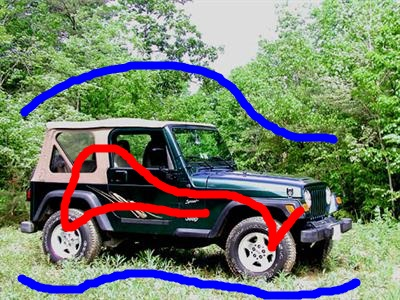
//> input picture Image_segmentation/images/truck_mask.bmp, 400 x 300 px, given in place of truck.jpg, which was not available
$ ./main   (built with g++ and OpenCV 4)
//> lines starting //> are read from the running program, lines starting //| are printed output that depends on the picture; after the words box and inside, x2 and y2 are one past the last pixel; in counts of white or black regions, pixels touching at a corner belong together; pictures that were not available may be replaced by others from this repository, and a replacement may not be noted
### Image_segmentation/main.h
#include <opencv2/core/core.hpp>
#include <opencv2/highgui/highgui.hpp>
#include <opencv2/imgproc/imgproc.hpp>

using namespace cv;
using namespace std;

#define ErrRange 10

Rect find_region(Mat input);
void graph_cut(Mat input, Rect point);
void graph_cut_mask(Mat input, Mat maskImg);

### Image_segmentation/graph_cut_mask.cpp
#include "main.h"

void graph_cut_mask(Mat input, Mat maskImg) {
	int x, y;
	int height, width;

	height = input.rows;
	width = input.cols;

	Rect rect_range(0, 0, width - 1, height - 1);
	Mat mask = Mat::ones(height, width, CV_8UC1) * GC_PR_BGD;

	Mat final_result = Mat::zeros(height, width, CV_8UC3);
	Mat mask_result = Mat::zeros(height, width, CV_8UC1);
	Mat bg, fg;

	for (y = 0; y < height; y++) {
		for (x = 0; x < width; x++) {
			if (maskImg.at<Vec3b>(y, x)[0] >= 255 - ErrRange && maskImg.at<Vec3b>(y, x)[1] <= ErrRange && maskImg.at<Vec3b>(y, x)[2] <= ErrRange)
			{
				mask.at<uchar>(y, x) = GC_BGD;
				//printf("bg(%d, %d)\t\t", x, y);
			}
			else if (maskImg.at<Vec3b>(y, x)[0] <= ErrRange && maskImg.at<Vec3b>(y, x)[1] <= ErrRange && maskImg.at<Vec3b>(y, x)[2] >= 255 - ErrRange)
			{
				mask.at<uchar>(y, x) = GC_FGD;
				//printf("fg(%d, %d)\t\t", x, y);
			}
		}
	}

	final_result = input.clone();

	grabCut(input, mask, rect_range, bg, fg, 8, GC_INIT_WITH_MASK);

	for (y = 0; y < height; y++) {
		for (x = 0; x < width; x++) {
			if (mask.at<uchar>(y, x) == GC_FGD || mask.at<uchar>(y, x) == GC_PR_FGD) {
				mask_result.at<uchar>(y, x) = 255;
			}
			else {
				final_result.at<Vec3b>(y, x)[0] = 0;
				final_result.at<Vec3b>(y, x)[1] = 0;
				final_result.at<Vec3b>(y, x)[2] = 0;
			}
		}
	}
	imshow("input", input);
	imshow("mask image", maskImg);
	imshow("mask result", mask_result);
	imshow("final result", final_result);
	waitKey(0);
	destroyAllWindows();

	imwrite("./images/result.bmp", final_result);
}

### Image_segmentation/graph_cut.cpp
#include "main.h"

void graph_cut(Mat input, Rect point) {
	Mat result;
	Mat bg, fg;

	grabCut(input, result, point, bg, fg, 8, GC_INIT_WITH_RECT);
	compare(result, GC_PR_FGD, result, CMP_EQ);

	Mat foreground(input.size(), CV_8UC3, Scalar(255, 255, 255));
	input.copyTo(foreground, result);

	imshow("Foreground", foreground);
	waitKey(0);
}

### Image_segmentation/Find_region.cpp
#include "main.h"

Rect find_region(Mat input) {
	Mat image_rect;
	input.copyTo(image_rect);

	Rect point(10, 100, 380, 180);
	//Rect point(90, 80, 250, 160);
	//Rect point(1, 1, input.cols-1, input.rows-1);	// 전체 이미지
	rectangle(image_rect, point, Scalar(0, 0, 255), 2, 8, 0);

	imshow("image_rect", image_rect);
	waitKey(0);
	destroyAllWindows();

	return point;
}

### Image_segmentation/main.cpp
#include "main.h"

void main() {
	Mat image = imread("../../../media/truck.jpg");
//> image is the input picture: 300 rows x 400 cols, CV_8UC3; mean B, G, R 106.4, 126.8, 115.5

	// find region of rectangle
	Rect point = find_region(image);
//> in find_region, `rectangle(image_rect, point, Scalar(0, 0, 255), 2, 8, 0);`:
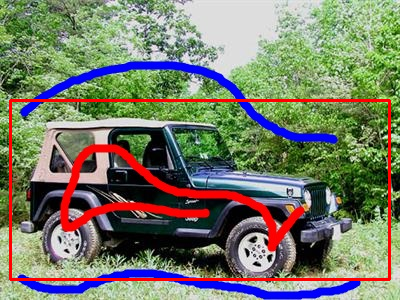
//> image_rect: 300 rows x 400 cols, CV_8UC3; 2.79% of pixels changed, all inside (x1, y1, x2, y2) = (9, 99, 391, 281)
//> point = Rect(10, 100, 380, 180)

	// Graph cut by rectangle region
	graph_cut(image, point);
//> in graph_cut, `grabCut(input, result, point, bg, fg, 8, GC_INIT_WITH_RECT);`:
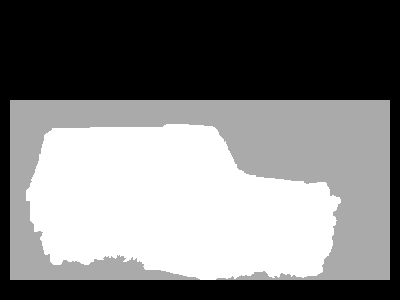
//> result: 300 rows x 400 cols, CV_8UC1; min 0, max 3, mean 1.45; drawn with min black and max white
//> in graph_cut, `grabCut(input, result, point, bg, fg, 8, GC_INIT_WITH_RECT);`: bg = 65 values, max 3575.5 at index 51, min -834.5 at index 48, mean 372.2; fg = 65 values, max 3412.9 at index 55, min -169.7 at index 49, mean 613.8
//> in graph_cut, `compare(result, GC_PR_FGD, result, CMP_EQ);`:
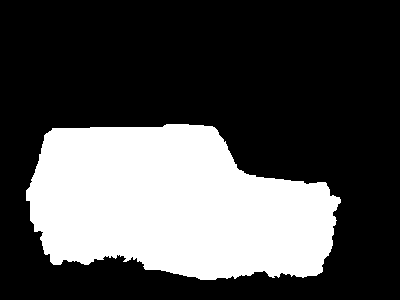
//> result: 300 rows x 400 cols, CV_8UC1; 30.7% white; 1 white region, box (x1, y1, x2, y2) and area: (26, 124, 341, 280) 36898

	// Graph cut by mask image
	Mat maskImg = imread("../../../media/truck_mask.bmp", 1);
	graph_cut_mask(image, maskImg);
//> after the loop in graph_cut_mask, `for (y = 0; y < height; y++)`:
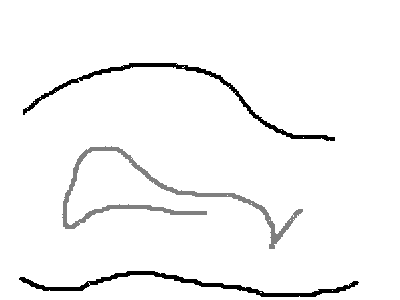
//> mask: 300 rows x 400 cols, CV_8UC1; min 0, max 2, mean 1.93; drawn with min black and max white
//> in graph_cut_mask, `grabCut(input, mask, rect_range, bg, fg, 8, GC_INIT_WITH_MASK);`:
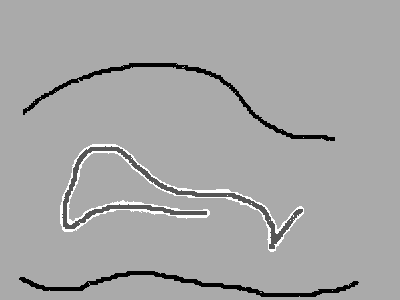
//> mask: 300 rows x 400 cols, CV_8UC1; 1.79% of pixels changed, all inside (x1, y1, x2, y2) = (60, 144, 304, 252); drawn with min black and max white
//> in graph_cut_mask, `grabCut(input, mask, rect_range, bg, fg, 8, GC_INIT_WITH_MASK);`: bg = 65 values, max 3813.2 at index 60, min -1011.5 at index 57, mean 448.2; fg = 65 values, max 1416.8 at index 55, min -127.2 at index 49, mean 68.83
//> after the loop in graph_cut_mask, `for (y = 0; y < height; y++)`:
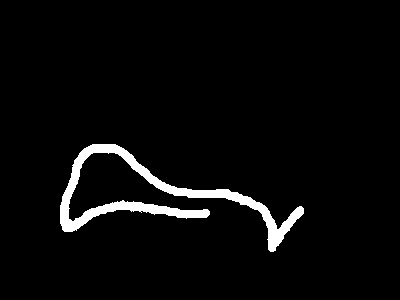
//> mask_result: 300 rows x 400 cols, CV_8UC1; 3.7% white; 1 white region, box (x1, y1, x2, y2) and area: (60, 144, 304, 252) 4418
//> after the loop in graph_cut_mask, `for (y = 0; y < height; y++)`:
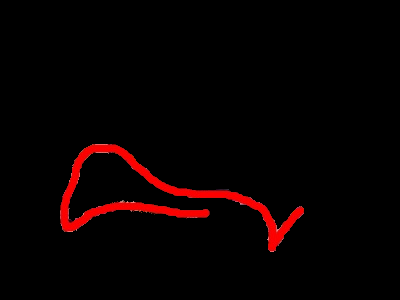
//> final_result: 300 rows x 400 cols, CV_8UC3; mean B, G, R 0.4, 0.4, 8.4

}
